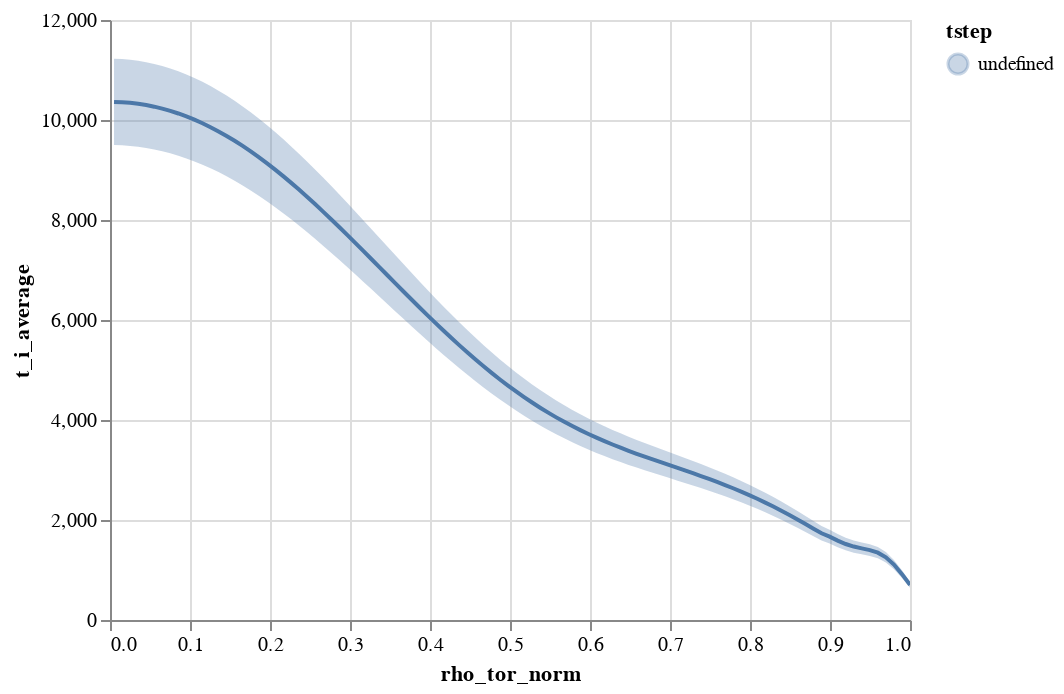

Here is the notebook cell this chart was saved with:
### Markdown cell above
alternatively, the data can be plotted using an error band.

### Code cell
from duqtools.api import alt_errorband_chart

chart = alt_errorband_chart(
    dataset.isel(time=[0,1,2,3]), 
    x='rho_tor_norm', 
    y='t_i_average'
)
chart

### Figure 1 — Vega-Lite specification as saved in the notebook (floating-point values rounded to 4 significant figures; data arrays with more than 128 entries replaced by an {"elided": "..."} marker saying what was removed)
{"config": {"view": {"continuousWidth": 400, "continuousHeight": 300}}, "layer": [{"mark": "line", "encoding": {"color": {"field": "tstep", "type": "nominal"}, "x": {"field": "rho_tor_norm", "type": "quantitative"}, "y": {"aggregate": "mean", "field": "t_i_average", "type": "quantitative"}}, "selection": {"time": {"type": "single", "fields": ["slider"], "bind": {"input": "range", "max": 3.0, "min": 0, "step": 1}, "init": {"slider": 0}}, "selector002": {"type": "interval", "bind": "scales", "encodings": ["x", "y"]}}, "transform": [{"filter": {"selection": "time"}}]}, {"mark": {"type": "errorband", "extent": "stdev", "interpolate": "linear"}, "encoding": {"color": {"field": "tstep", "type": "nominal"}, "x": {"field": "rho_tor_norm", "type": "quantitative"}, "y": {"field": "t_i_average", "type": "quantitative"}}, "selection": {"time": {"type": "single", "fields": ["slider"], "bind": {"input": "range", "max": 3.0, "min": 0, "step": 1}, "init": {"slider": 0}}, "selector003": {"type": "interval", "bind": "scales", "encodings": ["x", "y"]}}, "transform": [{"filter": {"selection": "time"}}]}], "data": {"name": "data-a2a2a61a18af3132e9f4104c9eb30f19"}, "$schema": "https://vega.github.io/schema/vega-lite/v4.17.0.json", "datasets": {"data-a2a2a61a18af3132e9f4104c9eb30f19": {"elided": "1200 records"}}}
